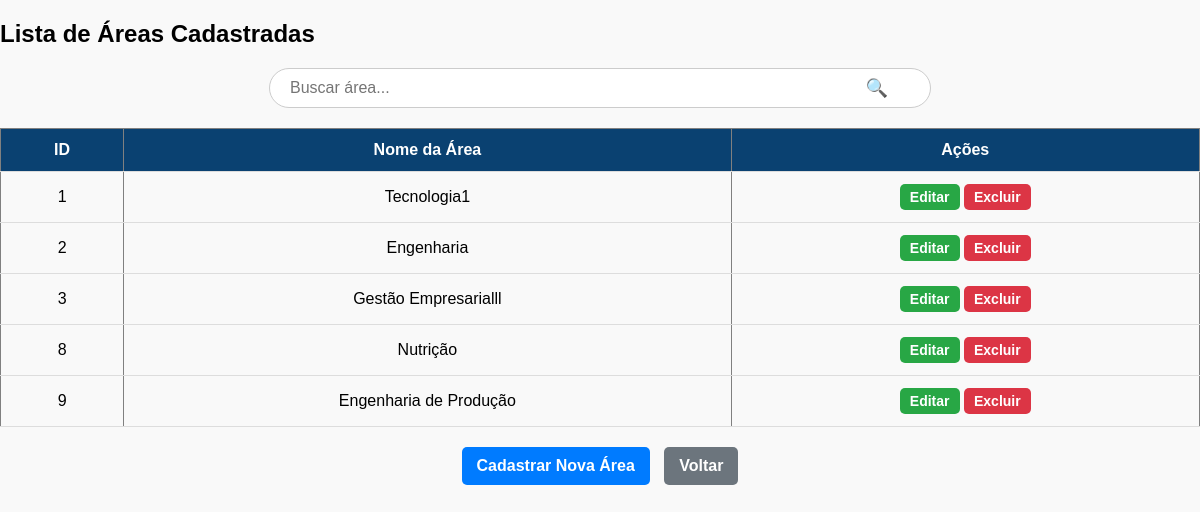
The page /menu_admin/areas_cadastradas.php on the database its author committed.
### tables this page shows
CREATE TABLE `area` (
  `id_area` int(11) NOT NULL,
  `nome_area` varchar(255) NOT NULL
);

### menu_admin/areas_cadastradas.php (the view, shortened to what this page needs)
<?php
$servername = "localhost";
$username = "root";
$password = "";
$dbname = "fatecconecta";
$conn = new mysqli($servername, $username, $password, $dbname);
$sql = "SELECT id_area, nome_area FROM area";
$result = $conn->query($sql);
?>
<!DOCTYPE html>
<html lang="pt-br">
<head>
    <link rel="stylesheet" href="../css/areascadastradas.css">
</head>
<body>
    <h2>Lista de Áreas Cadastradas</h2>
    <div class="search-container">
        <input type="text" id="searchInput" class="search-input" placeholder="Buscar área..." onkeyup="buscarArea()">
    </div>
    <table id="areaTable" border="1" cellpadding="10">
        <thead>
            <tr>
                <th>ID</th>
                <th>Nome da Área</th>
                <th>Ações</th>
            </tr>
        </thead>
        <tbody>
            <?php if ($result->num_rows > 0): ?>
                <?php while ($row = $result->fetch_assoc()): ?>
                    <tr>
                        <td><?= $row['id_area']; ?></td>
                        <td><?= htmlspecialchars($row['nome_area']); ?></td>
                        <td>
                            <a href="editar_area.php?id=<?= $row['id_area']; ?>" class="btn btn-edit">Editar</a>
                            <a href="excluir_area.php?id=<?= $row['id_area']; ?>" class="btn btn-delete" onclick="return confirm('Deseja realmente excluir esta área?');">Excluir</a>
                        </td>
                    </tr>
                <?php endwhile; ?>
            <?php else: ?>
                <tr><td colspan="3">Nenhuma área cadastrada.</td></tr>
            <?php endif; ?>
        </tbody>
    </table>
    <div class="actions">
        <a href="cadastrar_area.php" class="btn btn-add">Cadastrar Nova Área</a>
        <a href="admin_itens.php" class="btn btn-back">Voltar</a>
    </div>
</body>
</html>

### css/areascadastradas.css (style rules this page uses)
body { font-family: Arial, sans-serif; margin: 0; padding: 0; background-color: #f9f9f9; }
.search-container { text-align: center; margin: 20px auto; width: 100%; }
.search-input { width: 50%; padding: 12px; font-size: 16px; border: 2px solid #ccc; border-radius: 5px; transition: border 0.3s, box-shadow 0.3s; }
table { width: 100%; border-collapse: collapse; margin-top: 10px; }
th, td { padding: 12px; text-align: center; border-bottom: 1px solid #ddd; }
th { background: #0a4171; color: white; }
.actions { text-align: center; margin-top: 20px; }
.btn { display: inline-block; padding: 10px 15px; font-size: 16px; font-weight: bold; color: white; border-radius: 5px; text-decoration: none; border: none; cursor: pointer; transition: background-color 0.3s; }
.btn-add { background-color: #007BFF; margin-right: 10px; }
.btn-back { background-color: #6c757d; }
.btn-edit { background-color: #28a745; padding: 5px 10px; font-size: 14px; }
.btn-delete { background-color: #dc3545; padding: 5px 10px; font-size: 14px; }

### menu_admin/areas_cadastradas.php (style rules this page uses)
.search-container { text-align: center; margin: 20px 0; position: relative; }
.search-input { width: 50%; padding: 10px 40px 10px 20px; font-size: 16px; border: 1px solid #ccc; border-radius: 25px; outline: none; transition: border-color 0.3s, box-shadow 0.3s; }
.search-container::after { content: "🔍"; position: absolute; right: 26%; top: 50%; transform: translateY(-50%); font-size: 18px; color: #0a4171; pointer-events: none; }

### rows shown on the page
area: id_area "1", nome_area "Tecnologia1"
area: id_area "2", nome_area "Engenharia"
area: id_area "3", nome_area "Gestão Empresarialll"
area: id_area "8", nome_area "Nutrição"
area: id_area "9", nome_area "Engenharia de Produção"
